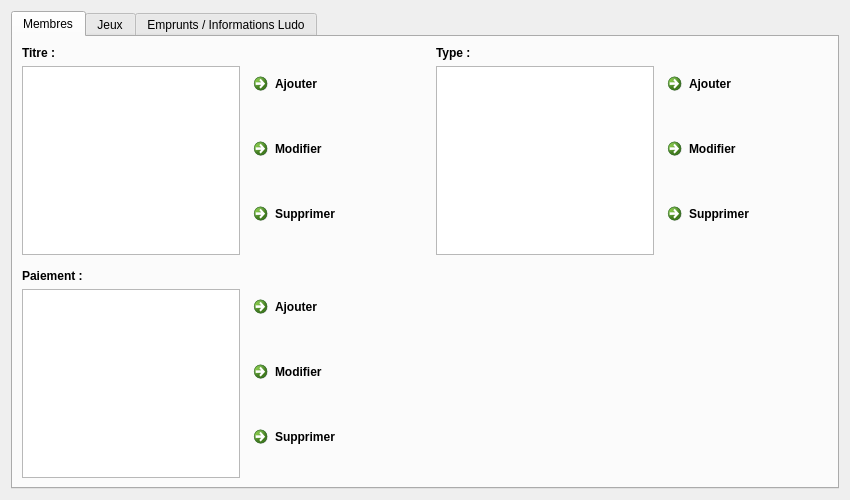
<?xml version="1.0" encoding="UTF-8"?>
<ui version="4.0">
 <class>F_CLESTTEM</class>
 <widget class="QWidget" name="F_CLESTTEM">
  <property name="geometry">
   <rect>
    <x>0</x>
    <y>0</y>
    <width>850</width>
    <height>500</height>
   </rect>
  </property>
  <property name="windowTitle">
   <string>Form</string>
  </property>
  <layout class="QGridLayout" name="gridLayout">
   <item row="0" column="0">
    <widget class="QTabWidget" name="tabWidget">
     <property name="currentIndex">
      <number>0</number>
     </property>
     <widget class="QWidget" name="Membres">
      <attribute name="title">
       <string>Membres</string>
      </attribute>
      <layout class="QGridLayout" name="gridLayout_3">
       <item row="0" column="0">
        <layout class="QGridLayout" name="GL">
         <item row="0" column="0">
          <widget class="QLabel" name="Lb_TitreMembre">
           <property name="font">
            <font>
             <weight>75</weight>
             <bold>true</bold>
            </font>
           </property>
           <property name="text">
            <string>Titre :</string>
           </property>
          </widget>
         </item>
         <item row="0" column="3">
          <widget class="QLabel" name="Lb_TypeMembre">
           <property name="font">
            <font>
             <weight>75</weight>
             <bold>true</bold>
            </font>
           </property>
           <property name="text">
            <string>Type :</string>
           </property>
          </widget>
         </item>
         <item row="1" column="0" rowspan="3">
          <widget class="QTableView" name="TbV_TitreMembre"/>
         </item>
         <item row="1" column="1">
          <widget class="QCommandLinkButton" name="Bt_AjouterTitreMembre">
           <property name="text">
            <string>Ajouter</string>
           </property>
          </widget>
         </item>
         <item row="1" column="3" rowspan="3">
          <widget class="QTableView" name="TbV_TypeMembre"/>
         </item>
         <item row="1" column="4">
          <widget class="QCommandLinkButton" name="Bt_AjouterTypeMembre">
           <property name="text">
            <string>Ajouter</string>
           </property>
          </widget>
         </item>
         <item row="2" column="1">
          <widget class="QCommandLinkButton" name="Bt_ModifierTitreMembre">
           <property name="text">
            <string>Modifier</string>
           </property>
          </widget>
         </item>
         <item row="2" column="4">
          <widget class="QCommandLinkButton" name="Bt_ModifierTypeMembre">
           <property name="text">
            <string>Modifier</string>
           </property>
          </widget>
         </item>
         <item row="3" column="1">
          <widget class="QCommandLinkButton" name="Bt_SupprimerTitreMembre">
           <property name="text">
            <string>Supprimer</string>
           </property>
          </widget>
         </item>
         <item row="3" column="4">
          <widget class="QCommandLinkButton" name="Bt_SupprimerTypeMembre">
           <property name="text">
            <string>Supprimer</string>
           </property>
          </widget>
         </item>
         <item row="0" column="2" rowspan="4">
          <spacer name="HS">
           <property name="orientation">
            <enum>Qt::Horizontal</enum>
           </property>
           <property name="sizeType">
            <enum>QSizePolicy::Fixed</enum>
           </property>
           <property name="sizeHint" stdset="0">
            <size>
             <width>10</width>
             <height>10</height>
            </size>
           </property>
          </spacer>
         </item>
         <item row="5" column="0">
          <widget class="QLabel" name="Lb_PaiementMembre">
           <property name="font">
            <font>
             <weight>75</weight>
             <bold>true</bold>
            </font>
           </property>
           <property name="text">
            <string>Paiement :</string>
           </property>
          </widget>
         </item>
         <item row="6" column="0" rowspan="3">
          <widget class="QTableView" name="TbV_PaiementMembre"/>
         </item>
         <item row="6" column="1">
          <widget class="QCommandLinkButton" name="Bt_AjouterPaiementMembre">
           <property name="text">
            <string>Ajouter</string>
           </property>
          </widget>
         </item>
         <item row="7" column="1">
          <widget class="QCommandLinkButton" name="Bt_ModifierPaiementMembre">
           <property name="text">
            <string>Modifier</string>
           </property>
          </widget>
         </item>
         <item row="8" column="1">
          <widget class="QCommandLinkButton" name="Bt_SupprimerPaiementMembre">
           <property name="text">
            <string>Supprimer</string>
           </property>
          </widget>
         </item>
         <item row="4" column="0" colspan="5">
          <spacer name="VS">
           <property name="orientation">
            <enum>Qt::Vertical</enum>
           </property>
           <property name="sizeHint" stdset="0">
            <size>
             <width>10</width>
             <height>10</height>
            </size>
           </property>
          </spacer>
         </item>
        </layout>
       </item>
      </layout>
     </widget>
     <widget class="QWidget" name="Jeux">
      <attribute name="title">
       <string>Jeux</string>
      </attribute>
      <layout class="QGridLayout" name="gridLayout_5">
       <item row="0" column="0">
        <layout class="QGridLayout" name="GL_2">
         <item row="0" column="0" colspan="2">
          <widget class="QLabel" name="Lb_EmplacementJeux">
           <property name="font">
            <font>
             <weight>75</weight>
             <bold>true</bold>
            </font>
           </property>
           <property name="text">
            <string>Emplacement :</string>
           </property>
          </widget>
         </item>
         <item row="0" column="4">
          <widget class="QLabel" name="Lb_EtatJeux">
           <property name="font">
            <font>
             <weight>75</weight>
             <bold>true</bold>
            </font>
           </property>
           <property name="text">
            <string>Etat :</string>
           </property>
          </widget>
         </item>
         <item row="1" column="0" rowspan="3" colspan="2">
          <widget class="QTableView" name="TbV_EmplacementJeux"/>
         </item>
         <item row="1" column="2">
          <widget class="QCommandLinkButton" name="Bt_AjouterEmplacementJeux">
           <property name="text">
            <string>Ajouter</string>
           </property>
          </widget>
         </item>
         <item row="1" column="4" rowspan="3">
          <widget class="QTableView" name="TbV_EtatJeux"/>
         </item>
         <item row="1" column="5">
          <widget class="QCommandLinkButton" name="Bt_AjouterEtatJeux">
           <property name="text">
            <string>Ajouter</string>
           </property>
          </widget>
         </item>
         <item row="2" column="2">
          <widget class="QCommandLinkButton" name="Bt_ModifierEmplacementJeux">
           <property name="text">
            <string>Modifier</string>
           </property>
          </widget>
         </item>
         <item row="2" column="5">
          <widget class="QCommandLinkButton" name="Bt_ModifierEtatJeux">
           <property name="text">
            <string>Modifier</string>
           </property>
          </widget>
         </item>
         <item row="3" column="2">
          <widget class="QCommandLinkButton" name="Bt_SupprimerEmplacementJeux">
           <property name="text">
            <string>Supprimer</string>
           </property>
          </widget>
         </item>
         <item row="3" column="5">
          <widget class="QCommandLinkButton" name="Bt_SupprimerEtatJeux">
           <property name="text">
            <string>Supprimer</string>
           </property>
          </widget>
         </item>
         <item row="5" column="1">
          <widget class="QLabel" name="Lb_StatutJeux">
           <property name="font">
            <font>
             <weight>75</weight>
             <bold>true</bold>
            </font>
           </property>
           <property name="text">
            <string>Statut :</string>
           </property>
          </widget>
         </item>
         <item row="5" column="4">
          <widget class="QLabel" name="Lb_TypeJeux">
           <property name="font">
            <font>
             <weight>75</weight>
             <bold>true</bold>
            </font>
           </property>
           <property name="text">
            <string>Type :</string>
           </property>
          </widget>
         </item>
         <item row="6" column="1" rowspan="3">
          <widget class="QTableView" name="TbV_StatutJeux"/>
         </item>
         <item row="6" column="2">
          <widget class="QCommandLinkButton" name="Bt_AjouterStatutJeux">
           <property name="text">
            <string>Ajouter</string>
           </property>
          </widget>
         </item>
         <item row="6" column="4" rowspan="3">
          <widget class="QTableView" name="TbV_TypeJeux"/>
         </item>
         <item row="6" column="5">
          <widget class="QCommandLinkButton" name="Bt_AjouterTypeJeux">
           <property name="text">
            <string>Ajouter</string>
           </property>
          </widget>
         </item>
         <item row="7" column="2">
          <widget class="QCommandLinkButton" name="Bt_ModifierStatutJeux">
           <property name="text">
            <string>Modifier</string>
           </property>
          </widget>
         </item>
         <item row="7" column="5">
          <widget class="QCommandLinkButton" name="Bt_ModifierTypeJeux">
           <property name="text">
            <string>Modifier</string>
           </property>
          </widget>
         </item>
         <item row="8" column="2">
          <widget class="QCommandLinkButton" name="Bt_SupprimerStatutJeux">
           <property name="text">
            <string>Supprimer</string>
           </property>
          </widget>
         </item>
         <item row="8" column="5">
          <widget class="QCommandLinkButton" name="Bt_SupprimerTypeJeux">
           <property name="text">
            <string>Supprimer</string>
           </property>
          </widget>
         </item>
         <item row="0" column="3" rowspan="9">
          <spacer name="HS_3">
           <property name="orientation">
            <enum>Qt::Horizontal</enum>
           </property>
           <property name="sizeType">
            <enum>QSizePolicy::Fixed</enum>
           </property>
           <property name="sizeHint" stdset="0">
            <size>
             <width>10</width>
             <height>10</height>
            </size>
           </property>
          </spacer>
         </item>
         <item row="4" column="1" colspan="2">
          <spacer name="VS_3">
           <property name="orientation">
            <enum>Qt::Vertical</enum>
           </property>
           <property name="sizeType">
            <enum>QSizePolicy::Fixed</enum>
           </property>
           <property name="sizeHint" stdset="0">
            <size>
             <width>10</width>
             <height>10</height>
            </size>
           </property>
          </spacer>
         </item>
         <item row="4" column="4" colspan="2">
          <spacer name="VS_4">
           <property name="orientation">
            <enum>Qt::Vertical</enum>
           </property>
           <property name="sizeType">
            <enum>QSizePolicy::Fixed</enum>
           </property>
           <property name="sizeHint" stdset="0">
            <size>
             <width>10</width>
             <height>10</height>
            </size>
           </property>
          </spacer>
         </item>
        </layout>
       </item>
      </layout>
     </widget>
     <widget class="QWidget" name="EmpruntsInfoLudo">
      <attribute name="title">
       <string>Emprunts / Informations Ludo</string>
      </attribute>
      <layout class="QGridLayout" name="gridLayout_7">
       <item row="0" column="0">
        <layout class="QGridLayout" name="GL_3">
         <item row="0" column="0">
          <widget class="QLabel" name="Lb_TypeEmprunt">
           <property name="font">
            <font>
             <weight>75</weight>
             <bold>true</bold>
            </font>
           </property>
           <property name="text">
            <string>Type Emprunt :</string>
           </property>
          </widget>
         </item>
         <item row="0" column="3">
          <widget class="QLabel" name="Lb_LieuxLudo">
           <property name="font">
            <font>
             <weight>75</weight>
             <bold>true</bold>
            </font>
           </property>
           <property name="text">
            <string>Lieux Ludo :</string>
           </property>
          </widget>
         </item>
         <item row="1" column="0" rowspan="3">
          <widget class="QTableView" name="TbV_TypeEmprunt"/>
         </item>
         <item row="1" column="1">
          <widget class="QCommandLinkButton" name="Bt_AjouterTypeEmprunt">
           <property name="text">
            <string>Ajouter</string>
           </property>
          </widget>
         </item>
         <item row="1" column="3" rowspan="3">
          <widget class="QTableView" name="TbV_LieuxLudo"/>
         </item>
         <item row="1" column="4">
          <widget class="QCommandLinkButton" name="Bt_AjouterLieuxLudo">
           <property name="text">
            <string>Ajouter</string>
           </property>
          </widget>
         </item>
         <item row="2" column="1">
          <widget class="QCommandLinkButton" name="Bt_ModifierTypeEmprunt">
           <property name="text">
            <string>Modifier</string>
           </property>
          </widget>
         </item>
         <item row="2" column="4">
          <widget class="QCommandLinkButton" name="Bt_ModifierLieuxLudo">
           <property name="text">
            <string>Modifier</string>
           </property>
          </widget>
         </item>
         <item row="3" column="1">
          <widget class="QCommandLinkButton" name="Bt_SupprimerTypeEmprunt">
           <property name="text">
            <string>Supprimer</string>
           </property>
          </widget>
         </item>
         <item row="3" column="4">
          <widget class="QCommandLinkButton" name="Bt_SpupprimerLieuxLudo">
           <property name="text">
            <string>Supprimer</string>
           </property>
          </widget>
         </item>
         <item row="0" column="2" rowspan="4">
          <spacer name="HS_2">
           <property name="orientation">
            <enum>Qt::Horizontal</enum>
           </property>
           <property name="sizeType">
            <enum>QSizePolicy::Fixed</enum>
           </property>
           <property name="sizeHint" stdset="0">
            <size>
             <width>10</width>
             <height>10</height>
            </size>
           </property>
          </spacer>
         </item>
         <item row="4" column="0" colspan="5">
          <spacer name="VS_2">
           <property name="orientation">
            <enum>Qt::Vertical</enum>
           </property>
           <property name="sizeHint" stdset="0">
            <size>
             <width>20</width>
             <height>40</height>
            </size>
           </property>
          </spacer>
         </item>
        </layout>
       </item>
      </layout>
     </widget>
    </widget>
   </item>
  </layout>
 </widget>
 <resources/>
 <connections/>
</ui>
